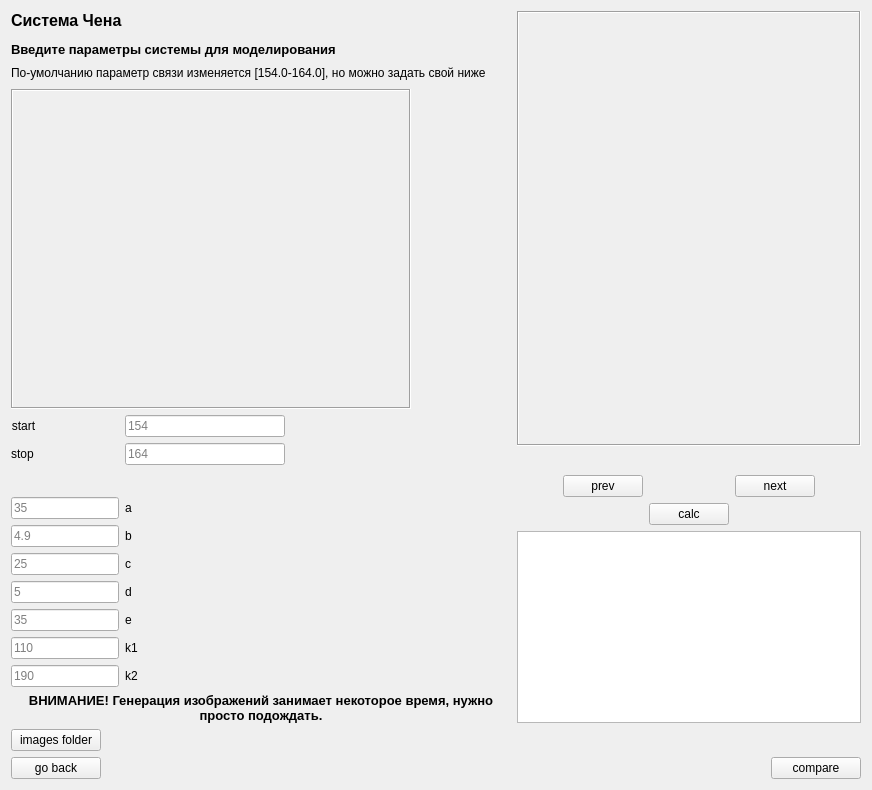
     <widget class="QWidget" name="page_4">
      <layout class="QGridLayout" name="gridLayout_12">
       <item row="0" column="0">
        <layout class="QGridLayout" name="gridLayout_10">
         <item row="1" column="0">
          <widget class="QLabel" name="label_20">
           <property name="sizePolicy">
            <sizepolicy hsizetype="Preferred" vsizetype="Preferred">
             <horstretch>0</horstretch>
             <verstretch>0</verstretch>
            </sizepolicy>
           </property>
           <property name="minimumSize">
            <size>
             <width>500</width>
             <height>20</height>
            </size>
           </property>
           <property name="maximumSize">
            <size>
             <width>1800</width>
             <height>20</height>
            </size>
           </property>
           <property name="text">
            <string>По-умолчанию параметр связи изменяется [154.0-164.0], но можно задать свой ниже</string>
           </property>
           <property name="wordWrap">
            <bool>true</bool>
           </property>
          </widget>
         </item>
         <item row="4" column="0">
          <widget class="QLabel" name="label_22">
           <property name="sizePolicy">
            <sizepolicy hsizetype="Preferred" vsizetype="Fixed">
             <horstretch>0</horstretch>
             <verstretch>0</verstretch>
            </sizepolicy>
           </property>
           <property name="font">
            <font>
             <pointsize>10</pointsize>
             <weight>75</weight>
             <bold>true</bold>
            </font>
           </property>
           <property name="text">
            <string>ВНИМАНИЕ! Генерация изображений занимает некоторое время, нужно просто подождать.</string>
           </property>
           <property name="alignment">
            <set>Qt::AlignCenter</set>
           </property>
           <property name="wordWrap">
            <bool>true</bool>
           </property>
          </widget>
         </item>
         <item row="2" column="0">
          <widget class="QLabel" name="eq_3">
           <property name="sizePolicy">
            <sizepolicy hsizetype="Preferred" vsizetype="Preferred">
             <horstretch>0</horstretch>
             <verstretch>0</verstretch>
            </sizepolicy>
           </property>
           <property name="minimumSize">
            <size>
             <width>400</width>
             <height>320</height>
            </size>
           </property>
           <property name="maximumSize">
            <size>
             <width>400</width>
             <height>320</height>
            </size>
           </property>
           <property name="baseSize">
            <size>
             <width>0</width>
             <height>0</height>
            </size>
           </property>
           <property name="frameShape">
            <enum>QFrame::Box</enum>
           </property>
           <property name="frameShadow">
            <enum>QFrame::Sunken</enum>
           </property>
           <property name="text">
            <string/>
           </property>
           <property name="alignment">
            <set>Qt::AlignRight|Qt::AlignTrailing|Qt::AlignVCenter</set>
           </property>
          </widget>
         </item>
         <item row="0" column="0">
          <widget class="QLabel" name="label_21">
           <property name="maximumSize">
            <size>
             <width>16777215</width>
             <height>60</height>
            </size>
           </property>
           <property name="text">
            <string>&lt;html&gt;&lt;head/&gt;&lt;body&gt;&lt;p&gt;&lt;span style=&quot; font-size:12pt; font-weight:600;&quot;&gt;Система Чена&lt;/span&gt;&lt;/p&gt;&lt;p&gt;&lt;span style=&quot; font-size:10pt; font-weight:600;&quot;&gt;Введите параметры системы для моделирования&lt;/span&gt;&lt;/p&gt;&lt;/body&gt;&lt;/html&gt;</string>
           </property>
           <property name="textFormat">
            <enum>Qt::RichText</enum>
           </property>
           <property name="scaledContents">
            <bool>false</bool>
           </property>
          </widget>
         </item>
         <item row="3" column="0">
          <layout class="QFormLayout" name="formLayout_5">
           <item row="0" column="0">
            <widget class="QLabel" name="label_23">
             <property name="maximumSize">
              <size>
               <width>1600</width>
               <height>16777215</height>
              </size>
             </property>
             <property name="text">
              <string>start</string>
             </property>
             <property name="alignment">
              <set>Qt::AlignCenter</set>
             </property>
            </widget>
           </item>
           <item row="0" column="1">
            <widget class="QLineEdit" name="coupparamstart_3">
             <property name="sizePolicy">
              <sizepolicy hsizetype="Expanding" vsizetype="Fixed">
               <horstretch>0</horstretch>
               <verstretch>0</verstretch>
              </sizepolicy>
             </property>
             <property name="maximumSize">
              <size>
               <width>160</width>
               <height>16777215</height>
              </size>
             </property>
             <property name="placeholderText">
              <string>154</string>
             </property>
            </widget>
           </item>
           <item row="1" column="0">
            <widget class="QLabel" name="label_24">
             <property name="maximumSize">
              <size>
               <width>160</width>
               <height>16777215</height>
              </size>
             </property>
             <property name="text">
              <string>stop</string>
             </property>
             <property name="alignment">
              <set>Qt::AlignCenter</set>
             </property>
            </widget>
           </item>
           <item row="1" column="1">
            <widget class="QLineEdit" name="coupparamend_3">
             <property name="sizePolicy">
              <sizepolicy hsizetype="Expanding" vsizetype="Fixed">
               <horstretch>0</horstretch>
               <verstretch>0</verstretch>
              </sizepolicy>
             </property>
             <property name="maximumSize">
              <size>
               <width>160</width>
               <height>160</height>
              </size>
             </property>
             <property name="placeholderText">
              <string>164</string>
             </property>
            </widget>
           </item>
           <item row="2" column="0" colspan="2">
            <spacer name="horizontalSpacer_11">
             <property name="orientation">
              <enum>Qt::Horizontal</enum>
             </property>
             <property name="sizeHint" stdset="0">
              <size>
               <width>40</width>
               <height>20</height>
              </size>
             </property>
            </spacer>
           </item>
           <item row="3" column="0">
            <widget class="QLineEdit" name="param_a_3">
             <property name="placeholderText">
              <string>35</string>
             </property>
            </widget>
           </item>
           <item row="3" column="1">
            <widget class="QLabel" name="label_25">
             <property name="maximumSize">
              <size>
               <width>16</width>
               <height>16777215</height>
              </size>
             </property>
             <property name="text">
              <string>a</string>
             </property>
            </widget>
           </item>
           <item row="4" column="0">
            <widget class="QLineEdit" name="param_b_3">
             <property name="placeholderText">
              <string>4.9</string>
             </property>
            </widget>
           </item>
           <item row="4" column="1">
            <widget class="QLabel" name="label_26">
             <property name="maximumSize">
              <size>
               <width>16</width>
               <height>16777215</height>
              </size>
             </property>
             <property name="text">
              <string>b</string>
             </property>
            </widget>
           </item>
           <item row="5" column="0">
            <widget class="QLineEdit" name="param_c_3">
             <property name="placeholderText">
              <string>25</string>
             </property>
             <property name="clearButtonEnabled">
              <bool>false</bool>
             </property>
            </widget>
           </item>
           <item row="5" column="1">
            <widget class="QLabel" name="label_27">
             <property name="maximumSize">
              <size>
               <width>16</width>
               <height>16777215</height>
              </size>
             </property>
             <property name="text">
              <string>c</string>
             </property>
            </widget>
           </item>
           <item row="6" column="0">
            <widget class="QLineEdit" name="param_d_3">
             <property name="placeholderText">
              <string>5</string>
             </property>
            </widget>
           </item>
           <item row="6" column="1">
            <widget class="QLabel" name="label_28">
             <property name="maximumSize">
              <size>
               <width>18</width>
               <height>16777215</height>
              </size>
             </property>
             <property name="text">
              <string>d</string>
             </property>
            </widget>
           </item>
           <item row="7" column="0">
            <widget class="QLineEdit" name="param_e_3">
             <property name="placeholderText">
              <string>35</string>
             </property>
            </widget>
           </item>
           <item row="7" column="1">
            <widget class="QLabel" name="label_29">
             <property name="maximumSize">
              <size>
               <width>18</width>
               <height>16777215</height>
              </size>
             </property>
             <property name="text">
              <string>e</string>
             </property>
            </widget>
           </item>
           <item row="8" column="0">
            <widget class="QLineEdit" name="param_k1_3">
             <property name="placeholderText">
              <string>110</string>
             </property>
            </widget>
           </item>
           <item row="8" column="1">
            <widget class="QLabel" name="label_30">
             <property name="maximumSize">
              <size>
               <width>18</width>
               <height>16777215</height>
              </size>
             </property>
             <property name="text">
              <string>k1</string>
             </property>
            </widget>
           </item>
           <item row="9" column="0">
            <widget class="QLineEdit" name="param_k2_3">
             <property name="placeholderText">
              <string>190</string>
             </property>
            </widget>
           </item>
           <item row="9" column="1">
            <widget class="QLabel" name="label_31">
             <property name="maximumSize">
              <size>
               <width>18</width>
               <height>16777215</height>
              </size>
             </property>
             <property name="text">
              <string>k2</string>
             </property>
            </widget>
           </item>
          </layout>
         </item>
        </layout>
       </item>
       <item row="0" column="1">
        <layout class="QGridLayout" name="gridLayout_11">
         <item row="3" column="3" colspan="2">
          <spacer name="horizontalSpacer_12">
           <property name="orientation">
            <enum>Qt::Horizontal</enum>
           </property>
           <property name="sizeHint" stdset="0">
            <size>
             <width>40</width>
             <height>20</height>
            </size>
           </property>
          </spacer>
         </item>
         <item row="3" column="0" colspan="2">
          <spacer name="horizontalSpacer_13">
           <property name="orientation">
            <enum>Qt::Horizontal</enum>
           </property>
           <property name="sizeHint" stdset="0">
            <size>
             <width>40</width>
             <height>20</height>
            </size>
           </property>
          </spacer>
         </item>
         <item row="2" column="0">
          <spacer name="horizontalSpacer_14">
           <property name="orientation">
            <enum>Qt::Horizontal</enum>
           </property>
           <property name="sizeHint" stdset="0">
            <size>
             <width>40</width>
             <height>20</height>
            </size>
           </property>
          </spacer>
         </item>
         <item row="2" column="3">
          <widget class="QPushButton" name="button_imgright_3">
           <property name="maximumSize">
            <size>
             <width>80</width>
             <height>16777215</height>
            </size>
           </property>
           <property name="text">
            <string>next</string>
           </property>
          </widget>
         </item>
         <item row="3" column="2">
          <widget class="QPushButton" name="calcbtn_3">
           <property name="maximumSize">
            <size>
             <width>100</width>
             <height>16777215</height>
            </size>
           </property>
           <property name="text">
            <string>calc</string>
           </property>
          </widget>
         </item>
         <item row="0" column="0" colspan="5">
          <widget class="QLabel" name="label_pic_3">
           <property name="sizePolicy">
            <sizepolicy hsizetype="Preferred" vsizetype="Preferred">
             <horstretch>100</horstretch>
             <verstretch>100</verstretch>
            </sizepolicy>
           </property>
           <property name="frameShape">
            <enum>QFrame::Box</enum>
           </property>
           <property name="frameShadow">
            <enum>QFrame::Sunken</enum>
           </property>
           <property name="text">
            <string/>
           </property>
           <property name="scaledContents">
            <bool>true</bool>
           </property>
          </widget>
         </item>
         <item row="2" column="4">
          <spacer name="horizontalSpacer_15">
           <property name="orientation">
            <enum>Qt::Horizontal</enum>
           </property>
           <property name="sizeHint" stdset="0">
            <size>
             <width>40</width>
             <height>20</height>
            </size>
           </property>
          </spacer>
         </item>
         <item row="7" column="0" colspan="5">
          <widget class="QTextBrowser" name="textBrowserUJWFHUKJF_3">
           <property name="font">
            <font>
             <pointsize>11</pointsize>
            </font>
           </property>
          </widget>
         </item>
         <item row="2" column="1">
          <widget class="QPushButton" name="button_imgleft_3">
           <property name="sizePolicy">
            <sizepolicy hsizetype="Minimum" vsizetype="Fixed">
             <horstretch>0</horstretch>
             <verstretch>0</verstretch>
            </sizepolicy>
           </property>
           <property name="maximumSize">
            <size>
             <width>80</width>
             <height>16777215</height>
            </size>
           </property>
           <property name="layoutDirection">
            <enum>Qt::LeftToRight</enum>
           </property>
           <property name="text">
            <string>prev</string>
           </property>
          </widget>
         </item>
         <item row="1" column="1" colspan="3">
          <widget class="QLabel" name="subtitle_3">
           <property name="font">
            <font>
             <pointsize>11</pointsize>
            </font>
           </property>
           <property name="text">
            <string/>
           </property>
           <property name="alignment">
            <set>Qt::AlignCenter</set>
           </property>
          </widget>
         </item>
        </layout>
       </item>
       <item row="1" column="0">
        <widget class="QPushButton" name="showfolder_3">
         <property name="maximumSize">
          <size>
           <width>90</width>
           <height>24</height>
          </size>
         </property>
         <property name="text">
          <string>images folder</string>
         </property>
        </widget>
       </item>
       <item row="2" column="0">
        <widget class="QPushButton" name="backbutton_3">
         <property name="maximumSize">
          <size>
           <width>90</width>
           <height>24</height>
          </size>
         </property>
         <property name="text">
          <string>go back</string>
         </property>
        </widget>
       </item>
       <item row="2" column="1">
        <widget class="QPushButton" name="btn_3">
         <property name="maximumSize">
          <size>
           <width>90</width>
           <height>24</height>
          </size>
         </property>
         <property name="layoutDirection">
          <enum>Qt::RightToLeft</enum>
         </property>
         <property name="text">
          <string>compare</string>
         </property>
        </widget>
       </item>
      </layout>
     </widget>
